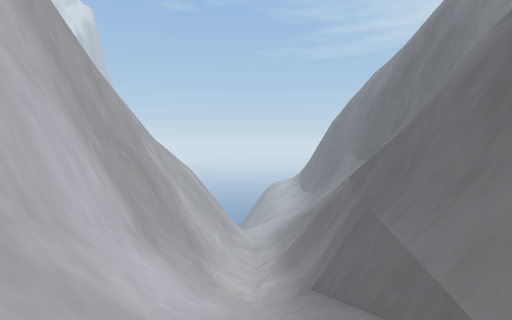
[1] (above)

13 first-person views from a walk through a scene from a Unity 3-D project. The camera is 1.3 m above the floor, tilts 4° down and sees 85° across. The floor is counted in squares, 2 m on a side. Each view is taken from the middle of a square. On the plan, view 1 faces up. The plan holds only what a view shows up to about 9 squares ahead; the rest is blank. The place goes on beyond the plan. Some trees and plants on the terrain are drawn as simple stand-ins. The player is left out. Some surface patterns are stand-ins.

[2]
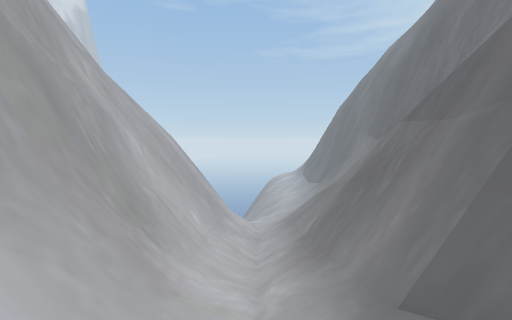

[3]
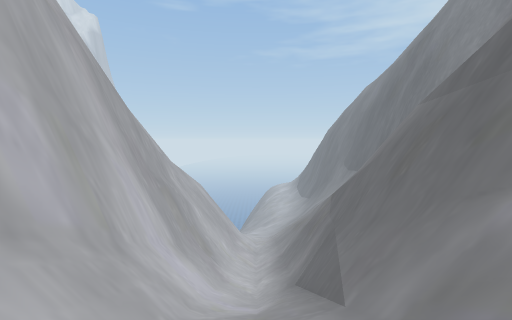

[4]
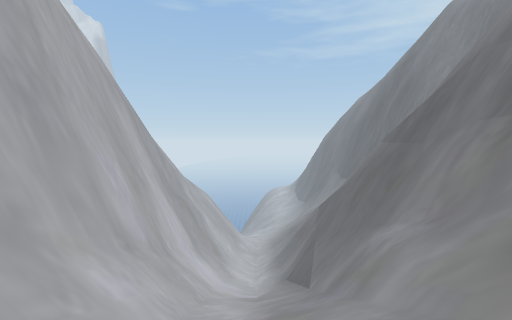

[5]
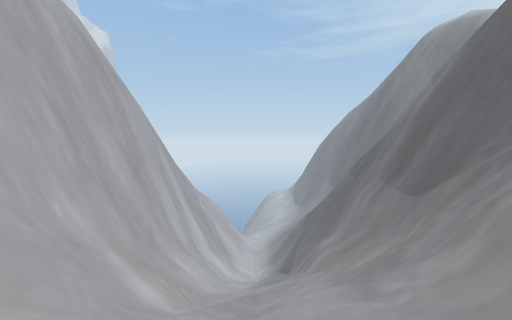

[6]
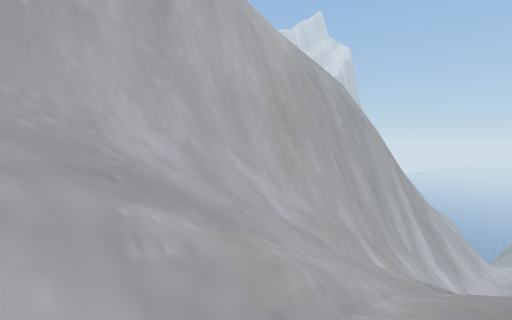

[7]
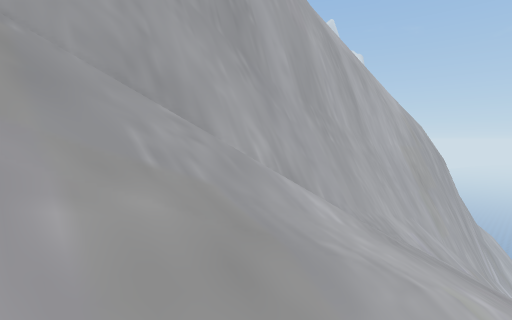

[8]
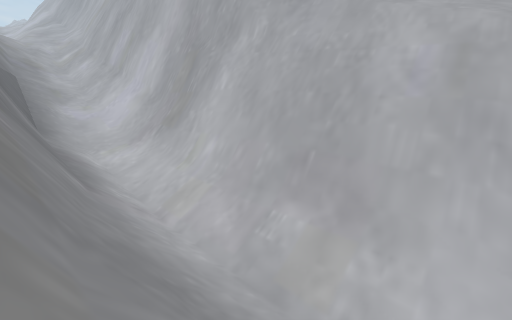

[9]
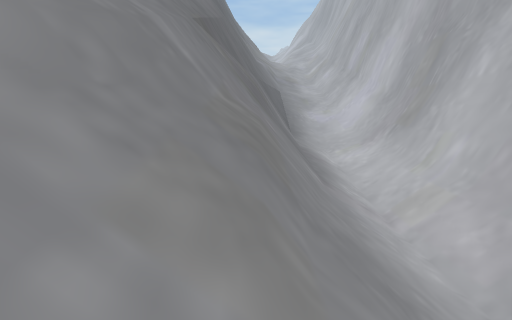

[10]
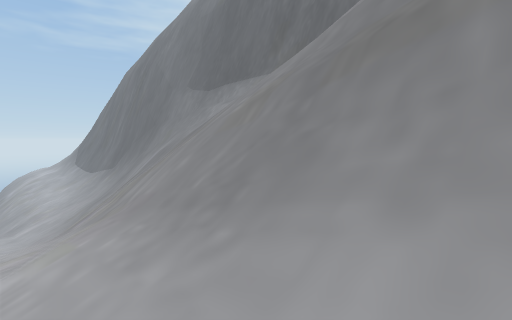

[11]
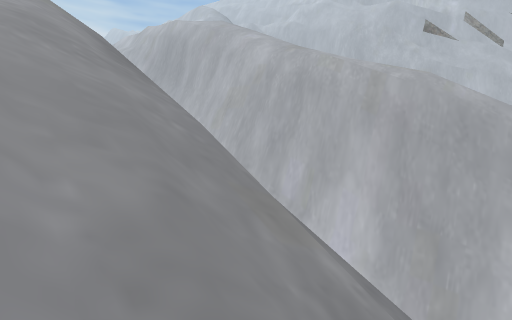

[12]
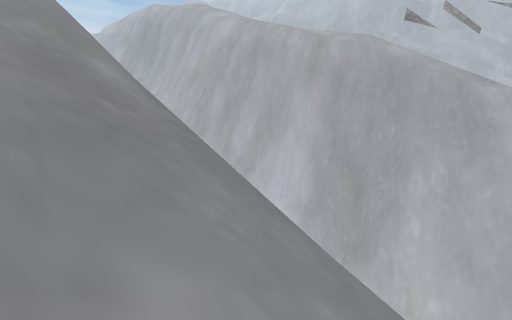

[13]
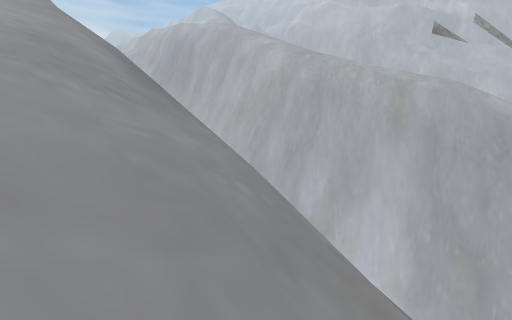

### Floor plan
Key: @ floor where view 1 was taken; # wall or solid block; / step, stairs or slope; = window, fence, low wall or low ledge; v drop or lower ground.
Columns run from 6 left of view 1 to 7 right of it. Each row starts with its distance up from view 1.
 13   vv##/////
 12   vv##//##=
 11   vv##//===
 10  /vv##//=#= /
  9  /vv##/### //
  8  /v ##/##vv=//
  7  /v ##/##vvv//
  6  /v ##/##vvv//
  5  /v ##/###=///
  4  /v ##/## v///
  3  /v ##/## vv//
  2  /v ##/## vv//
  1  /v ##/###vv/
  0  /v ##@###vv
 -1   v ##/=##vv
 -2   v###/=##vv
 -3  vv##=//###
 -4  vv##///##
 -5  v #=///#
 -6 /v ##///
 -7 /v #////
 -8  v #///
 -9  v #///
-10  v #////
-11    #//
-12    #//
-13    #//
-14    #//

Where each view was taken, in squares from view 1:
view 1: 0 up, 0 right, facing up
view 2: 3 up, 0 right, facing up
view 3: 2 down, 0 right, facing up
view 4: 4 down, 0 right, facing up
view 5: 7 down, 0 right, facing up
view 6: 10 down, 1 right, facing up-left
view 7: 14 down, 1 left, facing up-left
view 8: 13 up, 2 right, facing down-left
view 9: 13 up, 2 right, facing down
view 10: 10 up, 0 right, facing up-right
view 11: 8 up, 7 right, facing down-left
view 12: 10 up, 6 right, facing down-left
view 13: 7 up, 7 right, facing down-left
